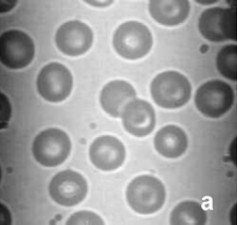
#> input picture 06_Kantendetektion/zellen.png, 237 x 225 px
$ jupyter execute Kantendetektion.ipynb   (older library calls are emulated)
#> lines starting #> are read from the running program, lines starting #| are printed output that depends on the picture; after the words box and inside, x2 and y2 are one past the last pixel; in counts of white or black regions, pixels touching at a corner belong together
# Kantenorientierte Segmentierung

Objekte über ihre **Grenzen** finden: Eine Kante ist eine Stelle mit großem Gradientenbetrag (VL 4)

$$G = \sqrt{G_x^2 + G_y^2}$$

**Wo Sie etwas ergänzen müssen, steht `# TODO`.**

[cell 1]
import numpy as np
import cv2
import matplotlib.pyplot as plt

L = 256
img = cv2.imread('zellen.png', 0)   # 0 = als Graustufenbild laden
#> img is the input picture: shape (225, 237); min 15, max 255, mean 157.8
plt.imshow(img, cmap='gray')

## 1 Parallele Kantenextraktion

Jedes Pixel wird einzeln geprüft: Gehört es zu einer Kante?

**Schritt 1:** Bild glätten, damit Rauschen keine Kanten erzeugt → `cv2.GaussianBlur(bild, (5, 5), 1.5)`

[cell 2]
img_s = cv2.GaussianBlur(img, (5, 5), 1.5)   # TODO: Gauß-Filter

plt.imshow(img_s, cmap='gray')

**Schritt 2:** Sobel in x- und y-Richtung, daraus der Gradientenbetrag $G$.
Damit wir $t$ wie gewohnt wählen können, bringen wir $G$ danach auf $[0, L-1]$.

Tipp: `cv2.Sobel(bild, cv2.CV_64F, 1, 0)` ergibt $G_x$, `cv2.Sobel(bild, cv2.CV_64F, 0, 1)` ergibt $G_y$.

[cell 3]
Gx = cv2.Sobel(img_s, cv2.CV_64F, 1, 0, ksize=3)   # TODO: Sobel in x-Richtung
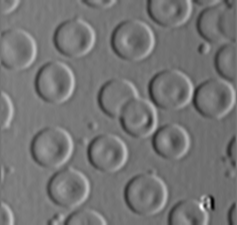
#> Gx: shape (225, 237) float64; min -246, max 287, mean -0.1; drawn with min black and max white
Gy = cv2.Sobel(img_s, cv2.CV_64F, 0, 1, ksize=3)   # TODO: Sobel in y-Richtung
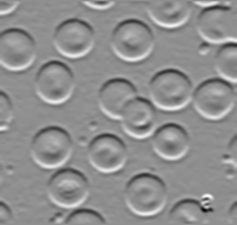
#> Gy: shape (225, 237) float64; min -253, max 197, mean 0.1; drawn with min black and max white
G = np.sqrt(Gx**2 + Gy**2)    # TODO: Gradientenbetrag

G = (L-1) * G / G.max()   # auf 0 ... L-1 skalieren
plt.imshow(G, cmap='gray')

**Schritt 3:** Schwellwert auf $G$: Kantenpixel, falls $G > t$ (wie in VL 5).

**Aufgabe:** Probieren Sie verschiedene $t$ aus. Was passiert bei zu kleinem, was bei zu großem $t$?

[cell 4]
t = 50   # TODO: Schwellwert wählen
_, img_t = cv2.threshold(G, t, L-1, cv2.THRESH_BINARY)
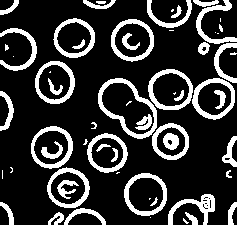
#> img_t: shape (225, 237) float64; 20.6% white; 62 white regions (18 under 20 px), largest, box (x1, y1, x2, y2) and area: (98, 78, 157, 139) 763, (124, 173, 167, 216) 548, (192, 78, 235, 120) 544
img_t = img_t.astype(np.uint8)

plt.imshow(img_t, cmap='gray')

*Ihre Antworten:*

1. zu kleines t: alles Hell
2. zu großes t: alles Dunkel

**Schritt 4:** Einzelne Störpixel entfernen → Medianfilter `cv2.medianBlur(bild, 3)` (VL 4)

[cell 5]
img_final = cv2.medianBlur(img_t, 3)   # TODO: Medianfilter
#> img_final: shape (225, 237); 20.6% white; 45 white regions (11 under 20 px), largest, box (x1, y1, x2, y2) and area: (98, 0, 237, 160) 3328, (124, 173, 167, 216) 548, (111, 19, 154, 62) 535

plt.imshow(img_final, cmap='gray')

**Zum Vergleich: Canny.** In der Praxis nimmt man meist den Canny-Detektor. Er liefert 1 Pixel dünne Kanten. Achtung: `cv2.Canny` glättet nicht selbst, deshalb nehmen wir das geglättete Bild.

**Aufgabe:**
1. Vergleichen Sie mit Ihrem Ergebnis. Was ist anders?
2. Sind alle Konturen geschlossen? Lassen sich die beiden Zellen trennen, die sich in der Mitte berühren?

[cell 6]
img_canny = cv2.Canny(img_s, 50, 150)
#> img_canny: shape (225, 237); 4.9% white in thin lines or dots

plt.imshow(img_canny, cmap='gray')

*Ihre Antworten:*

1. Kanten sind feiner / dünner
2. Mehr Störpixel werden gelöscht (genauer)

## 2 Wasserscheidentransformation mit Markern

Ohne Marker wird jedes kleine Minimum ein eigenes Becken → Übersegmentierung (Folie 8).
Deshalb geben wir **Marker** vor: einen je Tablette und einen für den Hintergrund.

`cv2.watershed` braucht ein Farbbild und ein Markerbild:
- `1` = sicher Hintergrund
- `2, 3, …` = sicher Tablette (eine Nummer je Tablette)
- `0` = unbekannt → hier wird geflutet, hier entstehen die Dämme

[cell 7]
img = cv2.imread('pills.png')[:, :, ::-1].copy()   # BGR -> RGB
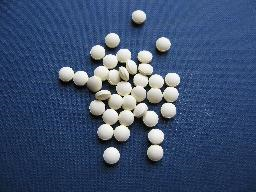
#> input picture 06_Kantendetektion/pills.png, 256 x 192 px
#> img: shape (192, 256, 3)
img_g = cv2.cvtColor(img, cv2.COLOR_RGB2GRAY)
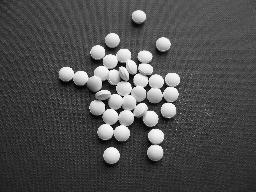
#> img_g: shape (192, 256); min 0, max 255, mean 78.7
plt.imshow(img_g, cmap='gray')

**Schritt 1:** Tabletten grob finden mit Otsu (VL 5). Danach einzelne Störpixel mit einem Opening entfernen (VL 4).

[cell 8]
_, img_t = cv2.threshold(img_g, 0, L-1, cv2.THRESH_BINARY + cv2.THRESH_OTSU)
#> img_t: shape (192, 256); 12% white; 29 white regions (21 under 20 px), largest, box (x1, y1, x2, y2) and area: (59, 45, 180, 141) 4660, (103, 147, 120, 164) 205, (148, 129, 164, 144) 191
plt.imshow(img_t, cmap='gray')
plt.show()

k = np.ones((3, 3), np.uint8)
img_o = cv2.morphologyEx(img_t, cv2.MORPH_OPEN, k, iterations=2)   # TODO: Opening mit k, 2 Iterationen
#> img_o: shape (192, 256); 11.3% white; 12 white regions, largest, box (x1, y1, x2, y2) and area: (60, 46, 158, 139) 3454, (147, 75, 164, 100) 319, (138, 51, 153, 74) 279
plt.imshow(img_o, cmap='gray')

**Schritt 2:** Was ist *sicher* Tablette, was *sicher* Hintergrund?
- Erosion verkleinert die Tabletten → was übrig bleibt, ist sicher Tablette (`img_fg`)
- Dilatation vergrößert die Tabletten → was außerhalb liegt, ist sicher Hintergrund (`img_bg`)
- Dazwischen liegt der unsichere Rand: `img_bg - img_fg` (das ist der morphologische Gradient aus VL 4)

Tipp: `cv2.erode(bild, k, iterations=4)` und `cv2.dilate(bild, k, iterations=4)`

[cell 9]
img_fg = cv2.erode(img_o, k, iterations=4)       # TODO: Erosion
#> img_fg: shape (192, 256); 0.74% white in thin lines or dots, all inside (x1, y1, x2, y2) = (65, 15, 175, 157)
img_bg = cv2.dilate(img_o, k, iterations=4)       # TODO: Dilatation
#> img_bg: shape (192, 256); 21.2% white; 2 white regions, box (x1, y1, x2, y2) and area: (56, 29, 184, 166) 10030, (128, 6, 150, 25) 394
img_rand = img_bg - img_fg     # TODO: unsicherer Rand
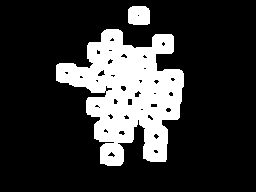
#> img_rand: shape (192, 256); 20.5% white; 2 white regions, box (x1, y1, x2, y2) and area: (56, 29, 184, 166) 9667, (128, 6, 150, 25) 393

plt.subplot(1, 3, 1); plt.imshow(img_fg, cmap='gray'); plt.title('sicher Tablette')
plt.subplot(1, 3, 2); plt.imshow(img_bg, cmap='gray'); plt.title('Tablette + Rand')
plt.subplot(1, 3, 3); plt.imshow(img_rand, cmap='gray'); plt.title('unsicherer Rand')

**Schritt 3:** Markerbild bauen. `cv2.connectedComponents` nummeriert jede zusammenhängende Fläche: Hintergrund 0, Tabletten 1, 2, 3, …
Wir zählen 1 dazu (Hintergrund = 1) und setzen den unsicheren Rand auf 0.

[cell 10]
anzahl, markers = cv2.connectedComponents(img_fg)
#> markers: shape (192, 256) int32; 34 distinct labels, from 0 to 33
#> anzahl = 34
markers = markers + 1
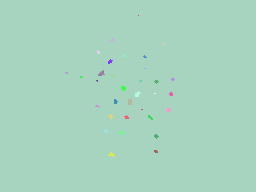
#> markers: shape (192, 256) int32; 34 distinct labels, from 1 to 34; one colour per label, 0 black
markers[img_rand == L-1] = 0
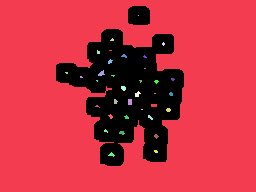
#> markers: shape (192, 256) int32; 35 distinct labels, from 0 to 34; one colour per label, 0 black

print('Anzahl Marker (Tabletten):', anzahl - 1)
#| Anzahl Marker (Tabletten): 33
plt.imshow(markers)

**Schritt 4:** Wasserscheide berechnen. Ergebnis: jede Region hat ihre Nummer, die Dämme (Wasserscheiden) haben den Wert $-1$.

[cell 11]
img_ws = cv2.watershed(img, markers)   # TODO: cv2.watershed(farbbild, markers)
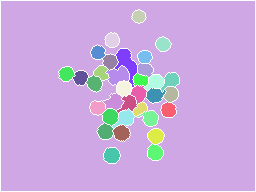
#> img_ws: shape (192, 256) int32; 35 distinct labels, from -1 to 34; one colour per label, 0 black, -1 white

plt.imshow(img_ws)

Die Dämme ($-1$) rot ins Originalbild einzeichnen:

**Aufgabe:** Bekommt jede Tablette einen eigenen Marker? Was passiert mit zwei Tabletten, die nur einen gemeinsamen Marker haben?

[cell 12]
img[img_ws == -1] = [255, 0, 0]
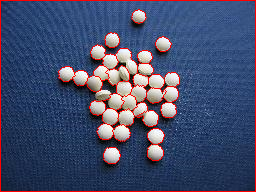
#> img: shape (192, 256, 3); mean R, G, B 69.1, 77, 108.3
plt.imshow(img)
